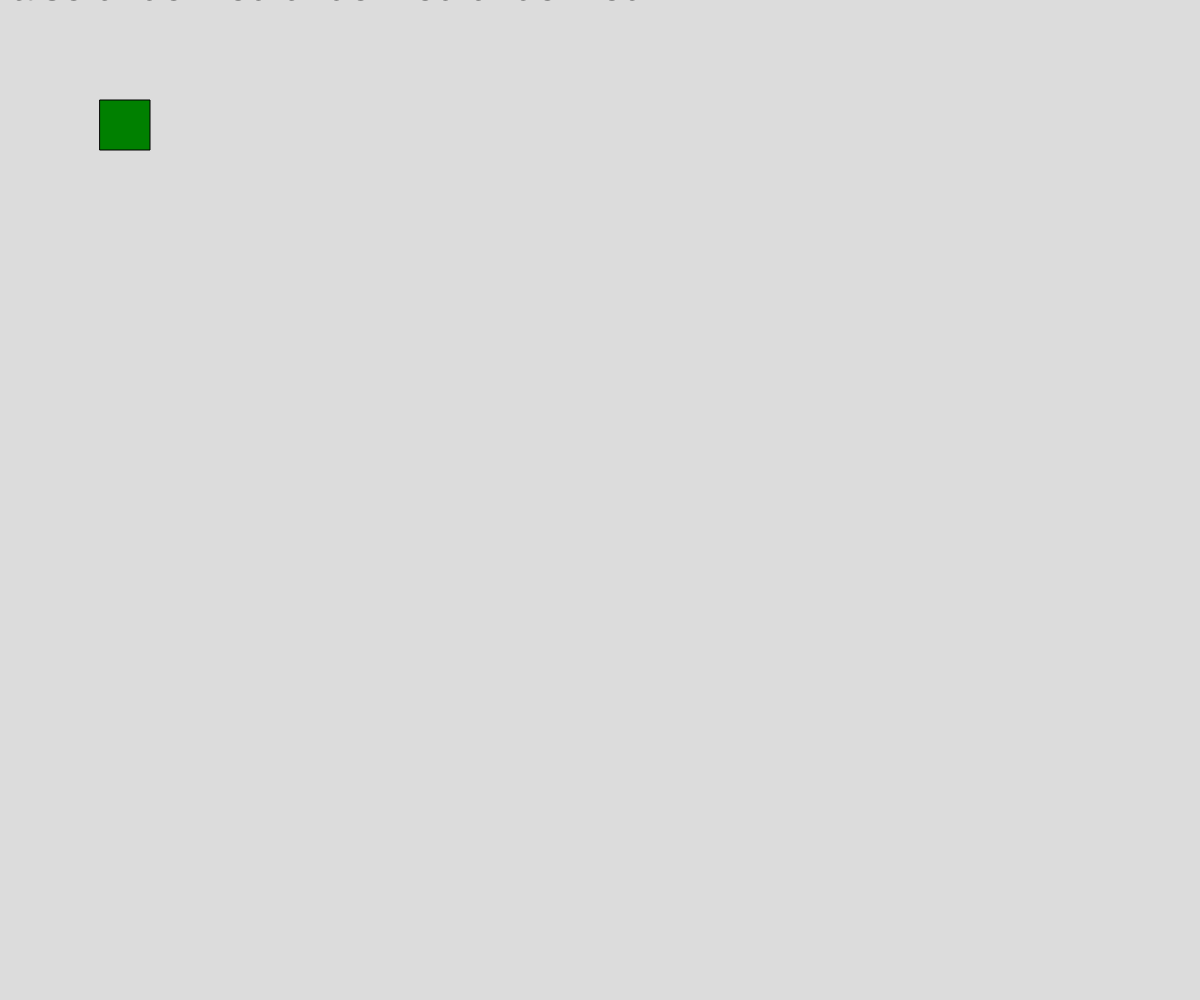
Frame 1 (no input)
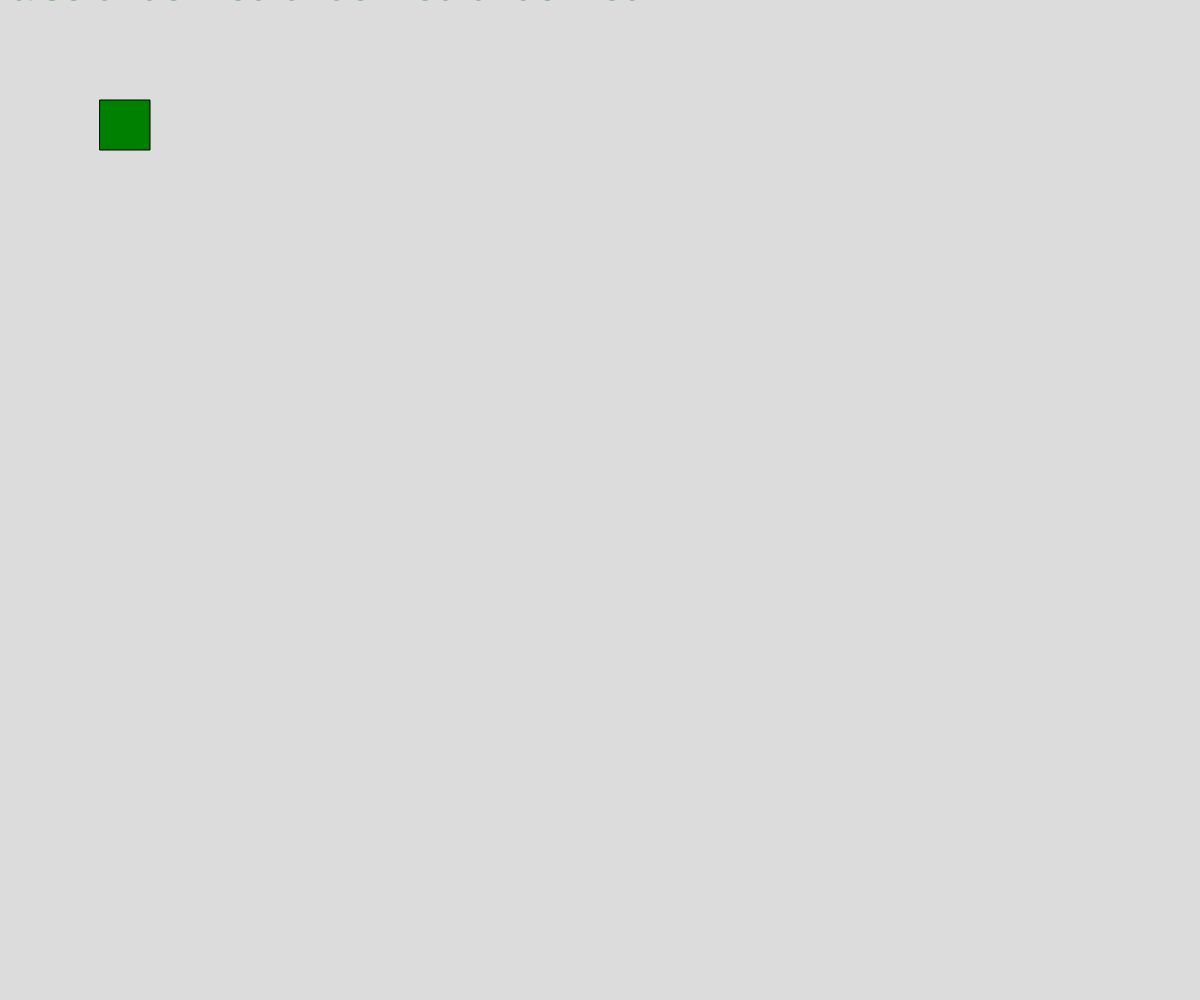
Frame 60 (no input)
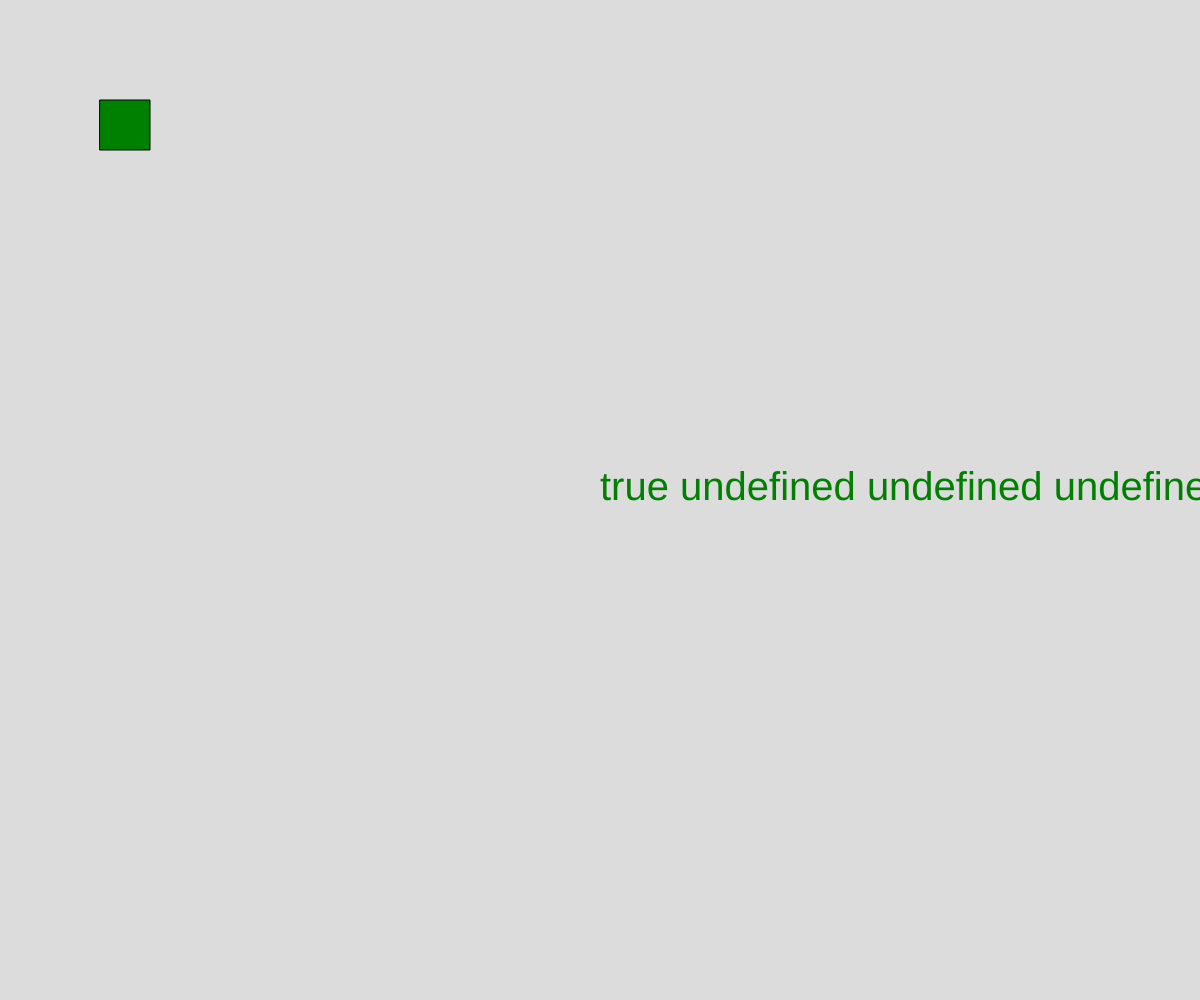
Frame 120 (the mouse pressed at the canvas centre since frame 60)

The p5.js sketch that drew these frames (run headless with seeded random() and noise() and a simulated clock; from frame 60 on, the mouse is pressed at the canvas centre):

// p5.js sketch
// ── sketch.js
// Mouse, text and scope
// Dara Bejide
// Sept 15, 2026

//Global Variables
let x = 100; let y = 100;
let c = "green"; 

async function setup(){
  createCanvas(windowWidth, windowHeight);
}

function draw() {
  background(220);
  mouseReport();
  updateSquare();
}

function mouseReport(){
  textSize(40);
  //mouse-related system variables (managed)
  let mouseInfo = mouseIsPressed + " "
                    + mouseButton.left + " "
                    + mouseButton.center + " "
                    + mouseButton.right;
  text(mouseInfo, mouseX, mouseY);
}

function updateSquare(){
  //movement code here
  //keyCode is LAST PRESSED CODE.
  // if(keyCode===40 && keyIsPressed){
  //   y+=2;
  // }
  //use keyIsDown() to handle multiple key presses
  if(keyIsDown(LEFT_ARROW)){
    x-= 5;
  }
  if(keyIsDown(RIGHT_ARROW)){
    x+= 5;
  }
  if(keyIsDown(UP_ARROW)){
    y-=5;
  }
  if(keyIsDown(DOWN_ARROW)){
    y+=5;
  }
  
  
  
  //draw our character (a square) on the screen.
  fill(c);
  square(x,y,50);
}

function keyPressed() {
  //this function calls automatically
  // - for single press captures
  print(key + " " + keyCode);

  if(key==="a"){
    c = "red";
  }
  else if(keyCode===32){ //space 
    c = "yellow";
  }

  //for interest sake 
}
